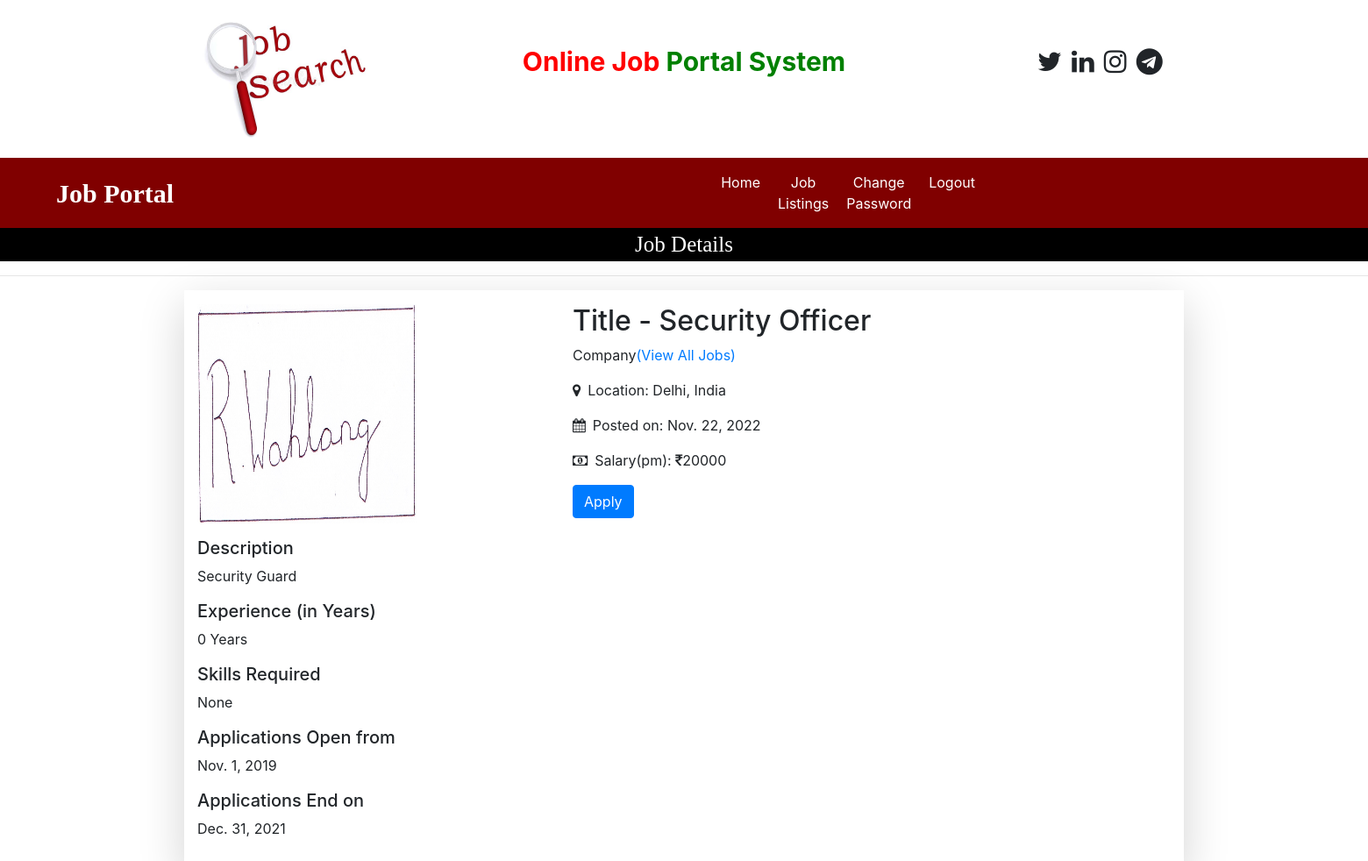
The page /job_details/3 on the database its author committed.
### job/models.py (models this page shows, shortened)
class Job(models.Model):
    recruiter = models.ForeignKey(Recruiter, on_delete=models.CASCADE)
    start_date = models.DateField()
    end_date = models.DateField()
    image = models.FileField(null=True)
    title = models.CharField(max_length=100)
    salary = models.IntegerField()
    description = models.CharField(max_length=200)
    experience = models.CharField(max_length=50)
    location = models.CharField(max_length=100)
    skills = models.CharField(max_length=100)
    creation_date = models.DateField()

class Recruiter(models.Model):
    user = models.ForeignKey(User, on_delete=models.CASCADE)
    mobile = models.CharField(max_length=15, null=True)
    image = models.FileField(null=True)
    gender = models.CharField(max_length=10, null=True)
    company = models.CharField(max_length=50, null=True)
    type = models.CharField(max_length=15, null=True)
    status = models.CharField(max_length=20, null=True)

### job/views.py (the view)
# urls.py: path('job_details/<int:pid>', job_details, name="job_details"),
def job_details(request, pid):
    job = Job.objects.get(id=pid)
    d = {'job': job}
    return render(request, 'job_details.html', d)

### job/templates/job_details.html
{% load static %}
{% block body %}
{% include 'user_navigations.html' %}
<div style="font-family:'Monotype Corsiva'; font-size:25px; color: white; background-color: black; text-align: center">
    Job Details
</div>
<hr>
<div class="container shadow-lg py-3 mb-2">
    <div class="row">
        <div class="col-md-4">
            <img src="{{job.image.url}}" height="250px" width="250px">
        </div>
        <div class="col-md-5 ml-5">
            <h2>Title - {{job.title}}</h2>
            <p>{{job.recruiter.company}}<a href="{% url 'user_latest_jobs' %}">(View All Jobs)</a> </p>
            <p><i class="fa fa-map-marker mr-2"></i>Location: {{job.location}}</p>
            <p><i class="fa fa-calendar mr-2"></i>Posted on: {{job.creation_date}}</p>
            <p><i class="fa fa-money mr-2"></i>Salary(pm): <i class="fa fa-inr"></i>{{job.salary}}</p>
            <div>
                <a href="{% url 'applyforjob' job.id %}" class="btn btn-primary">Apply</a>
            </div>
        </div>
    </div>
    <div class="mt-3">
        <h5>Description</h5>
        <p>{{job.description}}</p>
        <h5>Experience (in Years)</h5>
        <p>{{job.experience}} Years</p>
        <h5>Skills Required</h5>
        <p>{{job.skills}}</p>
        <h5>Applications Open from</h5>
        <p>{{job.start_date}}</p>
        <h5>Applications End on</h5>
        <p>{{job.end_date}}</p>
    </div>
</div>
{% endblock %}

### rows shown on the page
Job: image (picture), title "Security Officer", recruiter.company "Company", location "Delhi, India", creation_date "Nov. 22, 2022", salary "20000", description "Security Guard", experience "0", skills "None", start_date "Nov. 1, 2019", end_date "Dec. 31, 2021"
